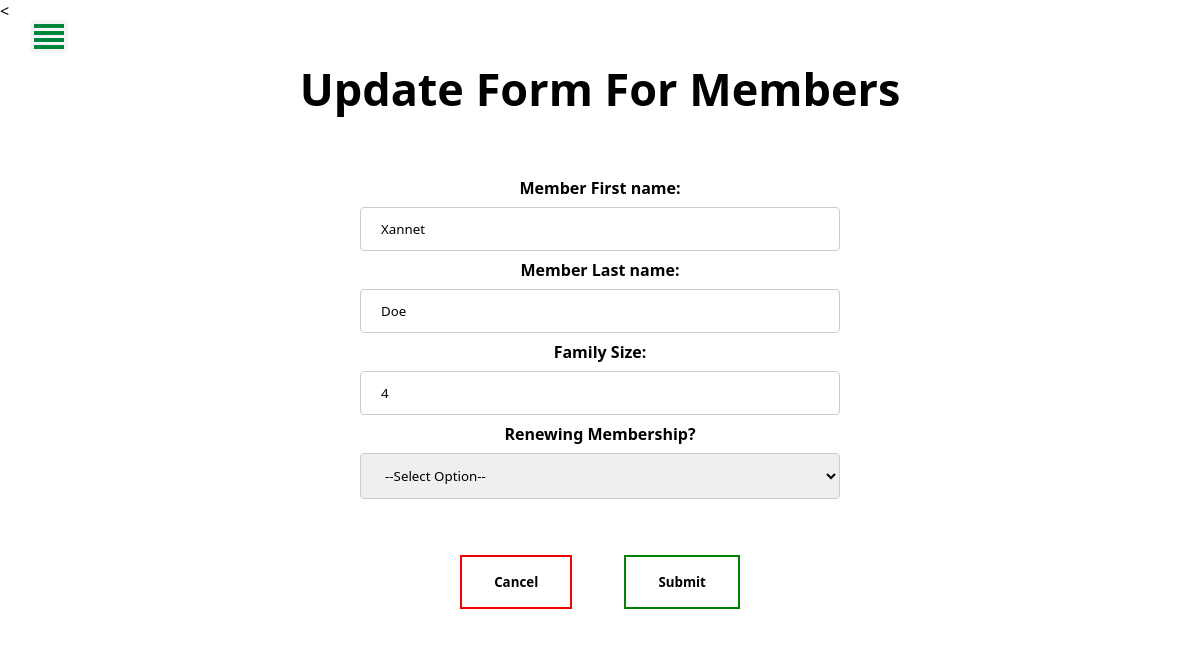
Page /memberUpdtForm.php?id=16 (signed in) on the committed database.
### tables this page shows
CREATE TABLE IF NOT EXISTS `member` (
  `member_id` int(11) NOT NULL AUTO_INCREMENT,
  `sale_id` int(11) NOT NULL,
  `member_fname` varchar(30) NOT NULL,
  `member_fsize` int(11) NOT NULL,
  `member_lname` varchar(30) NOT NULL,
  `member_start` timestamp NOT NULL DEFAULT current_timestamp(),
  `user_id` int(11) NOT NULL,
  `member_expire` timestamp NOT NULL DEFAULT current_timestamp(),
  PRIMARY KEY (`member_id`),
  KEY `sale_id` (`sale_id`),
  KEY `user_id` (`user_id`)
);

### Database.php (called while the page is built, shortened)
<?php
 class Database{
	 private $host= "localhost";
	 private $user= "root";
	 private $pass= "";
	 private $dbname= "nika_zoo";
	 private $dbh;
	 private $stmt;
	 public function __construct(){
		 $dsn='mysql:host='. $this->host . ';dbname=' . $this->dbname;
		 $options=array(
						 PDO::ATTR_PERSISTENT=>true,
						 PDO::ATTR_ERRMODE=>PDO::ERRMODE_EXCEPTION
						 );
		try{
			$this->dbh= new PDO($dsn,$this->user,$this->pass,$options);
		}catch(PDOException $e){
			$this->error=$e->getMessage();
			echo $this->error;
		}
	 }
	 public function query($sql){
		$this->stmt=$this->dbh->prepare($sql);
	 }
	 public function execute(){
		  $this->stmt->execute();
	 }
	 public function single(){
		 $this->execute();
		 return $this->stmt->fetch(PDO::FETCH_OBJ);
	 }
 }

### memberUpdtForm.php (the view, shortened to what this page needs)
<?PHP
include "Database.php";
$db = new Database();
$sql="SELECT * from user
 where user_id = '$_COOKIE[user_id]'";
$db->query($sql);
if(isset($_GET['id']) && ($_GET['id']!== '')){
	$product_id = $_GET['id'];
	$sql="SELECT * from member where member_id = '$product_id'";
	$db->query($sql);
	$item = $db->single();
}
?>
<!DOCTYPE html>
<html lang="en">
<head>
  <link rel="stylesheet" href="product.css">
  <link rel="stylesheet" href="sidebar.css">
</head>
<body>
  <div id="sidebar">
    <div class="toggle-btn" onclick="toggleSidebar()">
        <span></span>
        <span></span>
        <span></span>
        <span></span>
    </div>
  </div>
  <
   </body>
   <form  method="post">
		<div id="container" style='margin-bottom:6em;text-align:center;'>
            <h1> Update Form For Members</h1>
				<label for="ride_name"><br><b>Member First name:</b></br></label>
                <input type="text"  name="member_fname" value="<?php echo $item->member_fname; ?>" required ><br>
                <label for="ride_name"><b>Member Last name:</b></br></label>
                <input type="text"  name="member_lname" value="<?php echo $item->member_lname; ?>" required ><br>
                <label for="member_fsize"><b>Family Size:</b></label><br>
                <input type="number" name="member_fsize" value="<?php echo $item->member_fsize; ?>" required><br>
                <label for = "member_start"><b>Renewing Membership?</b></label><br>
                <select name="member_start" required>
                  <option value="" selected>--Select Option--</option>
                </select><br>
			<button class="cancel" type="button" onclick="location.href='member_menu.php'">Cancel</button >
			<button class="button" type="submit">Submit</button >
        </div>
    </form>
</html>

### product.css (style rules this page uses)
body { background-color: white; margin: 0; height: 100vh; width: 100%; font-family:'Segoe UI', Tahoma, Geneva, Verdana, sans-serif; }
#container { position: relative; background-color: white; width:100%; text-align: center; }
#container h1 { font-family:'Segoe UI', Tahoma, Geneva, Verdana, sans-serif; text-align: center; color: black; margin: 0; padding-top: 3%; padding-bottom: 3%; position: static; font-size: 45px; }
label { font-family:'Segoe UI', Tahoma, Geneva, Verdana, sans-serif; }
input { font-family:'Segoe UI', Tahoma, Geneva, Verdana, sans-serif; margin: 8px; border-radius: 2px; display: inline-block; border: 1px solid rgb(165, 165, 165); box-sizing: border-box; padding-left: 6px; padding-top: 3px; padding-bottom: 3px; }
select { font-family:'Segoe UI', Tahoma, Geneva, Verdana, sans-serif; border-radius: 2px; margin: 8px; display: inline-block; border: 1px solid rgb(165, 165, 165); padding-top: 3px; padding-bottom: 3px; padding-left: 3px; box-sizing: border-box; }
input:not([type=text]) { font-family:'Segoe UI', Tahoma, Geneva, Verdana, sans-serif; padding-top: 0px; padding-bottom: 0px; }
button.cancel { background-color: white; border: 2px solid rgb(241, 3, 3); }
button { font-family:'Segoe UI', Tahoma, Geneva, Verdana, sans-serif; font-weight: bold; background-color: white; color: black; padding: 16px 32px; margin: 20px 2%; margin-top: 4%; border: 2px solid #008104; cursor: pointer; transition-duration: 0.1s; }
input[type=text], select { width: 40%; padding: 12px 20px; margin: 8px 0; display: inline-block; border: 1px solid #ccc; border-radius: 4px; box-sizing: border-box; }
input[type=number], select { width: 40%; padding: 12px 20px; margin: 8px 0; display: inline-block; border: 1px solid #ccc; border-radius: 4px; box-sizing: border-box; }

### sidebar.css (style rules this page uses)
#sidebar { position: fixed; width: 200px; height: 100%; background: rgb(0, 110, 50); left: -200px; transition: all 0.3s linear; z-index: 1; }
#sidebar .toggle-btn { cursor: pointer; position: absolute; left: 230px; top: 20px; background-color: whitesmoke; padding: 1px 4px; border-radius: 5px; }
#sidebar .toggle-btn span { display: block; width: 30px; height: 4px; background-color: rgb(0, 134, 60); margin: 3px 0px; }

### rows in the picture
member: member_fname "Xannet", member_lname "Doe", member_fsize "4"
